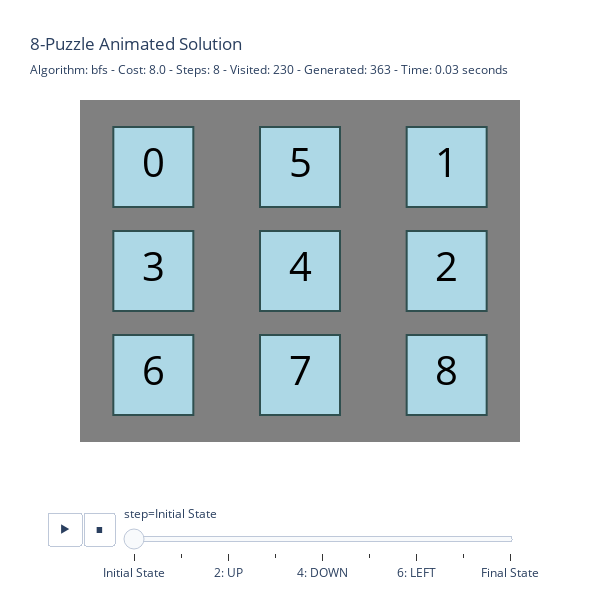

Notebook source saved alongside this figure:
### Code cell
animate_min_cost(exp4_results)

### Figure 1 — Plotly figure (JSON) as saved in the notebook; plotly's stock layout.template omitted (floating-point values rounded to 4 significant figures)
{"data": [{"hovertemplate": "step=Initial State<br>Column=%{x}<br>Row=%{y}<br>Value=%{text}<extra></extra>", "legendgroup": "", "marker": {"color": "lightblue", "line": {"color": "DarkSlateGrey", "width": 2}, "size": 80, "sizemode": "diameter", "symbol": "square"}, "mode": "markers+text", "name": "", "orientation": "v", "showlegend": false, "text": [0.0, 5.0, 1.0, 3.0, 4.0, 2.0, 6.0, 7.0, 8.0], "textfont": {"color": "black", "size": 40}, "textposition": "middle center", "type": "scatter", "x": [0, 1, 2, 0, 1, 2, 0, 1, 2], "xaxis": "x", "y": [0, 0, 0, 1, 1, 1, 2, 2, 2], "yaxis": "y"}], "layout": {"height": 600, "legend": {"tracegroupgap": 0}, "plot_bgcolor": "gray", "sliders": [{"active": 0, "currentvalue": {"prefix": "step="}, "len": 0.9, "pad": {"b": 10, "t": 60}, "steps": [{"args": [["Initial State"], {"frame": {"duration": 0, "redraw": false}, "fromcurrent": true, "mode": "immediate", "transition": {"duration": 0, "easing": "linear"}}], "label": "Initial State", "method": "animate"}, {"args": [["1: RIGHT"], {"frame": {"duration": 0, "redraw": false}, "fromcurrent": true, "mode": "immediate", "transition": {"duration": 0, "easing": "linear"}}], "label": "1: RIGHT", "method": "animate"}, {"args": [["2: UP"], {"frame": {"duration": 0, "redraw": false}, "fromcurrent": true, "mode": "immediate", "transition": {"duration": 0, "easing": "linear"}}], "label": "2: UP", "method": "animate"}, {"args": [["3: RIGHT"], {"frame": {"duration": 0, "redraw": false}, "fromcurrent": true, "mode": "immediate", "transition": {"duration": 0, "easing": "linear"}}], "label": "3: RIGHT", "method": "animate"}, {"args": [["4: DOWN"], {"frame": {"duration": 0, "redraw": false}, "fromcurrent": true, "mode": "immediate", "transition": {"duration": 0, "easing": "linear"}}], "label": "4: DOWN", "method": "animate"}, {"args": [["5: LEFT"], {"frame": {"duration": 0, "redraw": false}, "fromcurrent": true, "mode": "immediate", "transition": {"duration": 0, "easing": "linear"}}], "label": "5: LEFT", "method": "animate"}, {"args": [["6: LEFT"], {"frame": {"duration": 0, "redraw": false}, "fromcurrent": true, "mode": "immediate", "transition": {"duration": 0, "easing": "linear"}}], "label": "6: LEFT", "method": "animate"}, {"args": [["7: UP"], {"frame": {"duration": 0, "redraw": false}, "fromcurrent": true, "mode": "immediate", "transition": {"duration": 0, "easing": "linear"}}], "label": "7: UP", "method": "animate"}, {"args": [["Final State"], {"frame": {"duration": 0, "redraw": false}, "fromcurrent": true, "mode": "immediate", "transition": {"duration": 0, "easing": "linear"}}], "label": "Final State", "method": "animate"}], "x": 0.1, "xanchor": "left", "y": 0, "yanchor": "top"}], "title": {"subtitle": {"text": "Algorithm: bfs - Cost: 8.0 - Steps: 8 - Visited: 230 - Generated: 363 - Time: 0.03 seconds"}, "text": "8-Puzzle Animated Solution"}, "updatemenus": [{"buttons": [{"args": [null, {"frame": {"duration": 500, "redraw": false}, "fromcurrent": true, "mode": "immediate", "transition": {"duration": 250, "easing": "linear"}}], "label": "&#9654;", "method": "animate"}, {"args": [[null], {"frame": {"duration": 0, "redraw": false}, "fromcurrent": true, "mode": "immediate", "transition": {"duration": 0, "easing": "linear"}}], "label": "&#9724;", "method": "animate"}], "direction": "left", "pad": {"r": 10, "t": 70}, "showactive": false, "type": "buttons", "x": 0.1, "xanchor": "right", "y": 0, "yanchor": "top"}], "width": 600, "xaxis": {"anchor": "y", "domain": [0, 1], "range": [-0.5, 2.5], "showgrid": false, "showticklabels": false, "title": {}, "zeroline": false}, "yaxis": {"anchor": "x", "autorange": "reversed", "domain": [0, 1], "range": [-0.5, 2.5], "showgrid": false, "showticklabels": false, "title": {}, "zeroline": false}}}
